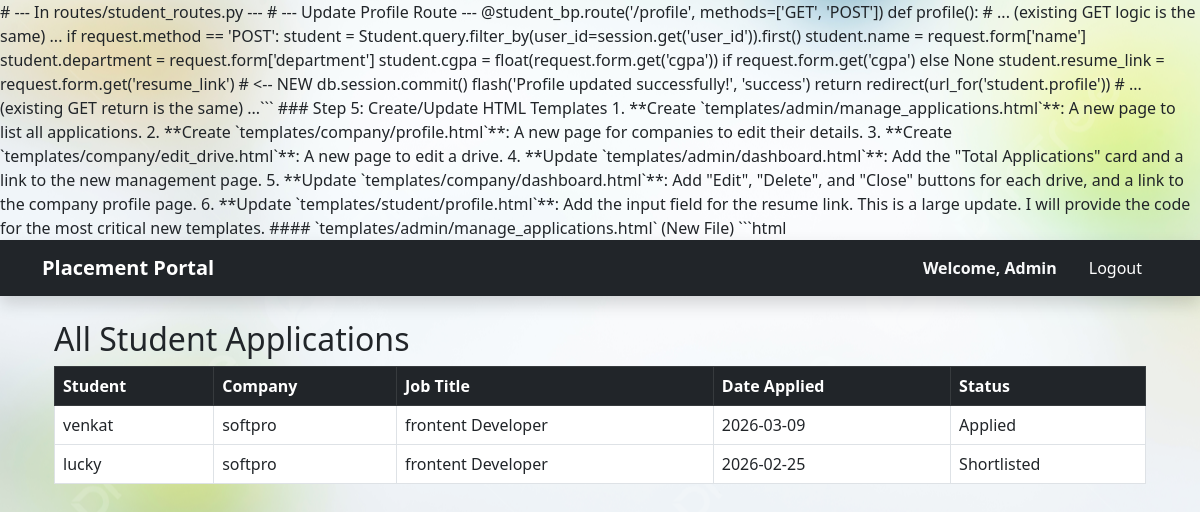
The app's page /admin/applications (signed in), older data.
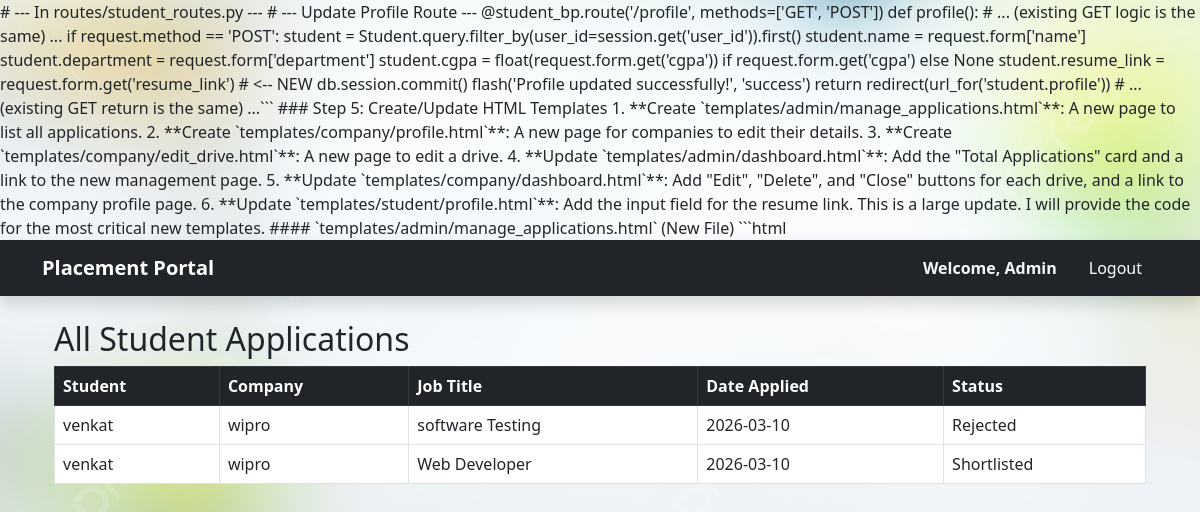
The same page, newer data.
### models.py (models this page shows)
class Application(db.Model):
    id = db.Column(db.Integer, primary_key=True)
    student_id = db.Column(db.Integer, db.ForeignKey('student.id'), nullable=False)
    drive_id = db.Column(db.Integer, db.ForeignKey('drive.id'), nullable=False)
    application_date = db.Column(db.DateTime, default=datetime.utcnow)
    status = db.Column(db.String(20), default='Applied')
    drive = db.relationship('Drive', backref='applications')
    __table_args__ = (
        db.UniqueConstraint('student_id', 'drive_id', name='unique_application'),
    )

class Student(db.Model):
    id = db.Column(db.Integer, primary_key=True)
    user_id = db.Column(db.Integer, db.ForeignKey('user.id'), nullable=False)
    name = db.Column(db.String(100), nullable=False)
    department = db.Column(db.String(100))
    cgpa = db.Column(db.Float)
    status = db.Column(db.String(20), default='Active')
    resume_link = db.Column(db.String(255))
    applications = db.relationship(
        'Application',
        backref='student',
        cascade="all, delete-orphan"
    )

class Company(db.Model):
    id = db.Column(db.Integer, primary_key=True)
    user_id = db.Column(db.Integer, db.ForeignKey('user.id'), nullable=False)
    name = db.Column(db.String(100), nullable=False)
    hr_contact = db.Column(db.String(120))
    website = db.Column(db.String(100))
    status = db.Column(db.String(20), default='Pending')
    drives = db.relationship(
        'Drive',
        backref='company',
        cascade="all, delete"
    )

class Drive(db.Model):
    id = db.Column(db.Integer, primary_key=True)
    company_id = db.Column(db.Integer, db.ForeignKey('company.id'), nullable=False)
    job_title = db.Column(db.String(100), nullable=False)
    description = db.Column(db.Text)
    salary = db.Column(db.Float)
    eligibility_criteria = db.Column(db.Text)
    application_deadline = db.Column(db.Date)
    status = db.Column(db.String(20), default='Pending')

### routes/admin_routes.py (the view)
@admin_bp.route('/applications')
def manage_applications():
    if not is_admin(): return redirect(url_for('auth.login'))
    applications = Application.query.order_by(Application.id.desc()).all()
    return render_template('admin/manage_applications.html', applications=applications)

### routes/admin_routes.py (called while the page is built)
def is_admin():
    return session.get('role') == 'admin'

### templates/admin/manage_applications.html (shortened to what this page needs)
{% extends "base.html" %}
{% block content %}
<div class="container">
    <h2>All Student Applications</h2>
    <table class="table table-bordered">
        <thead class="table-dark">
            <tr>
                <th>Student</th>
                <th>Company</th>
                <th>Job Title</th>
                <th>Date Applied</th>
                <th>Status</th>
            </tr>
        </thead>
        <tbody>
            {% for app in applications %}
            <tr>
                <td>{{ app.student.name }}</td>
                <td>{{ app.drive.company.name }}</td>
                <td>{{ app.drive.job_title }}</td>
                <td>{{ app.application_date.strftime('%Y-%m-%d') }}</td>
                <td>{{ app.status }}</td>
            </tr>
            {% endfor %}
        </tbody>
    </table>
</div>
{% endblock %}

### templates/base.html (shortened to what this page needs)
<!DOCTYPE html>
<html lang="en">
<head>
    <link href="https://cdn.jsdelivr.net/npm/bootstrap@5.3.0/dist/css/bootstrap.min.css" rel="stylesheet">
</head>
<body>
    <nav class="navbar navbar-expand-lg navbar-dark bg-dark shadow">
        <div class="container">
            <a class="navbar-brand fw-bold" href="#">Placement Portal</a>
            <div class="collapse navbar-collapse" id="navbarNav">
                <ul class="navbar-nav ms-auto align-items-center">
                    {% if session.get('user_id') %}
                        <li class="nav-item me-3">
                            <span class="navbar-text text-light fw-bold">
                                Welcome, {{ session.get('name', 'User') }}
                            </span>
                        </li>
                        <li class="nav-item">
                            <a class="nav-link btn btn-danger text-white btn-sm px-3" href="{{ url_for('auth.logout') }}">Logout</a>
                        </li>
                    {% endif %}
                </ul>
            </div>
        </div>
    </nav>
    <div class="container mt-4">
        {% block content %}{% endblock %}
    </div>
</body>
</html>

### templates/base.html (style rules this page uses)
body { background-size: cover; background-position: center; background-repeat: no-repeat; background-attachment: fixed; min-height: 100vh; background-color: #f8f9fa; }
.table { background-color: rgba(255, 255, 255, 0.92) !important; }

Row changes from the older to the newer data that the page shows:
changed Application: drive.company.name "softpro" → "wipro"; drive.job_title "frontent Developer" → "software Testing"; application_date "2026-03-09" → "2026-03-10"; status "Applied" → "Rejected"
changed Application "Shortlisted": student.name "lucky" → "venkat"; drive.company.name "softpro" → "wipro"; drive.job_title "frontent Developer" → "Web Developer"; application_date "2026-02-25" → "2026-03-10"
